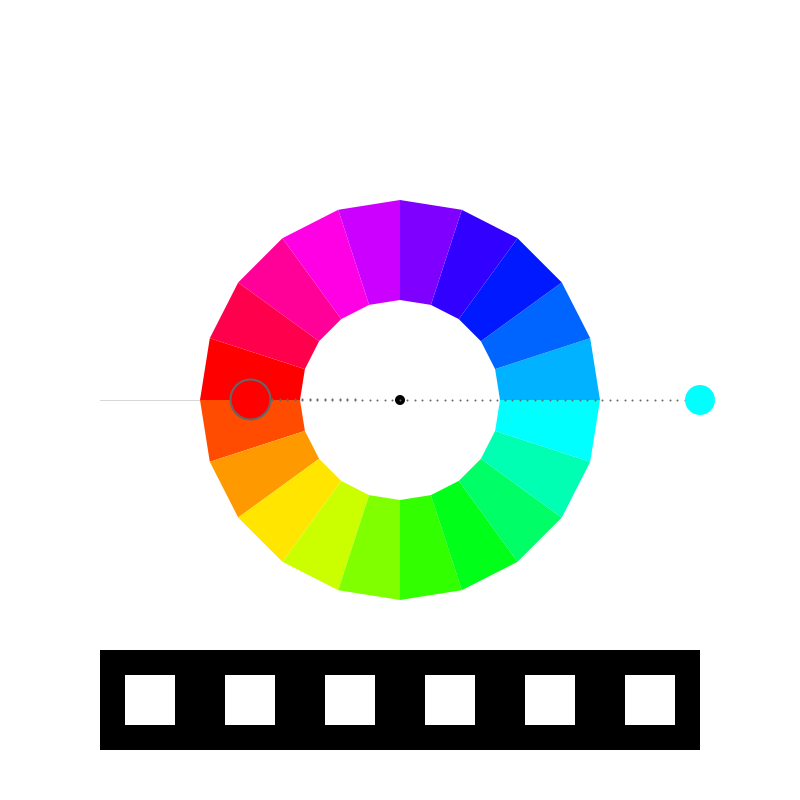
Frame 1 (no input)
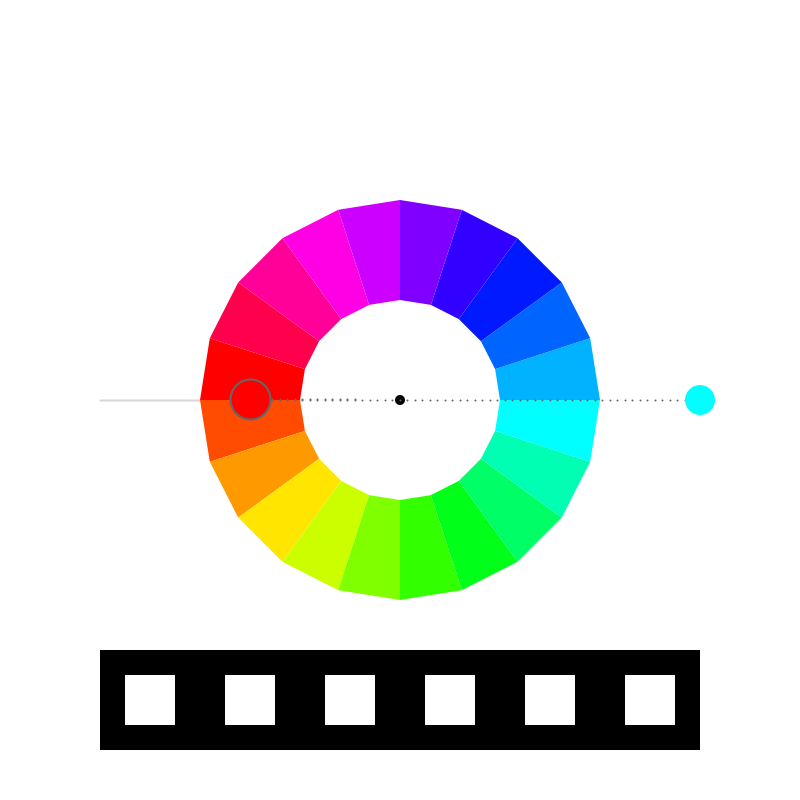
Frame 60 (the mouse pressed at the canvas centre just before this capture)
Frame 120 (the mouse held since frame 60 and released just before this capture): identical to frame 60, image omitted

The Processing sketch that drew these frames (run headless with seeded random() and noise(); from frame 60 on, the mouse is pressed at the canvas centre):

// Processing sketch: processing_152689
// ── processing_152689.pde

/*
 * Creative Coding
 * Week 4, 01 - an interactive colour wheel picker
 * by Indae Hwang and Jon McCormack
 * Copyright (c) 2014 Monash University
 *
 * This program draws an interactive colour selection wheel
 * Drag the colour circle around the hue wheel to change hue, change the distance
 * from the wheel to control brightness.
 *
 * Another colour circle is displayed showing the colour 180 degrees from the current colour
 * 
 */

// colourHandle: the user interface element to changing colours over the wheel
// It has a postion and a size
//
float colorHandleX;
float colorHandleY;
float handleSize = 30;

// boolean isLocked
// the state of handle: when the color handle is pressed, 
// color hand is locked–released as the left mouse button is released 
//
boolean isLocked = false;

// Wheel radius: inner and outer
//
float innerR = 100; // inner
float outerR = 200; // outer
float outerR2 = outerR * 1.5; // limit of the handle's "pull" range

// current and complementry colour
float hueValue = 180;
float saturationValue = 100;
float brightValue = 100;
float complementryHue = 0;

// Number of swatches and arrays to store the colours for each swatch
int swatches = 6;
float [][] swatchColour;
float [][] swatchCompColour;
int activeSwatch = 0;

void setup() {

  size(800, 800);
  colorMode(HSB, 360, 100, 100); // use HSB colour mode, H=0->360, S=0->100, B=0->100

  colorHandleX = width/2+300;
  colorHandleY = height/2;

  // set up the initial swatches
  swatchColour = new float [swatches][3];
  swatchCompColour = new float [swatches][3] ;

  for (int i=0; i<swatches; i++){
    swatchColour [i][0] = 0;
    swatchColour [i][1] = 100;
    swatchColour [i][2] = 0;
    swatchCompColour [i][0] = 0;
    swatchCompColour [i][1] = 0;
    swatchCompColour [i][2] = 100;
 
  }
}


void draw() {
  //Since were using HSB colour mode this clears the display window to white
  //         H  S  B
  background(0, 0, 100);

  // draw reference line at the 0/360 hue boundary
  stroke(0, 40);
  line(width/2 - innerR, height/2, width/2 - outerR2, height/2);

  //draw itten's color wheel - we'll use a QUAD_STRIP for this
  noStroke();
  beginShape(QUAD_STRIP);
  for (int i=0; i<=20; i++) {
    float angle = radians(18*i-90); // 20 x 18 degree steps

    //   Hue   Sat  Brightness
    fill(18*i, 100, 100);

    //outside(top)
    vertex(width/2 + outerR*sin(angle), height/2 + outerR*cos(angle) );
    //inside(down)
    vertex(width/2 + innerR*sin(angle), height/2 + innerR*cos(angle) );
  }
  endShape(CLOSE);


  // colour handle Position Update
  colorHandleUpdate();

  //draw dotted line from center to colorhandle
  dotLine(width/2, height/2, colorHandleX, colorHandleY, 40); 

  //draw color handle
  noStroke();
  fill(0);
  ellipse(width/2, height/2, 10, 10);
  
  //   Hue       Sat  Brightness
  fill(hueValue, saturationValue, brightValue);
  ellipse(colorHandleX, colorHandleY, handleSize, handleSize );

  //complementry color for colorHandle (comHand)
  float angleComHand = map( atan2(colorHandleX-width/2, colorHandleY-height/2), -PI, PI, TWO_PI, 0) + HALF_PI;
  float radiusComeHand = 150;
  float comHandX = width/2  + radiusComeHand * cos(angleComHand);
  float comHandY = height/2 + radiusComeHand * sin(angleComHand);

  //dotline from center to comHand
  dotLine(width/2, height/2, comHandX, comHandY, 20); 

  complementryHue = calculateCompHue(hueValue);

  //println("hueValue: "+hueValue + " + "+"comhue: "+complementryHue);

  fill( complementryHue, saturationValue, brightValue );
  ellipse(comHandX, comHandY, 40, 40);

  if (isLocked) {
    // set up for active swatch colour
    swatchColour [activeSwatch][0] = hueValue;
    swatchColour [activeSwatch][1] = saturationValue;
    swatchColour [activeSwatch][2] = brightValue;
    // set up for active swatch comp colour
    swatchCompColour [activeSwatch][0] = complementryHue;
    swatchCompColour [activeSwatch][1] = saturationValue;
    swatchCompColour [activeSwatch][2] = brightValue;
  }
  for (int i=0; i<swatches; i++){
     squareSwatch(100+(i*100),650,100,100,i);
  }
}

/*
 * squareSwatch
 *
 * Draw two squares and fill colour and its compliment
 *
 */
 void squareSwatch(float x, float y, float w, float h, int swatch){
  noStroke();
  fill(swatchColour [swatch][0], swatchColour [swatch][1], swatchColour [swatch][2]);  
  rect(x,y,w,h);
  fill(swatchCompColour [swatch][0], swatchCompColour [swatch][1], swatchCompColour [swatch][2]);   
  rect(x+w/4,y+h/4,w/2,h/2);
 }


/*
 * calculateCompHue
 *
 * Calculates the complimentary hue from the hue supplied
 */
float calculateCompHue(float hueValue) {

  // Calculate complimentary color with hueValue
  // The complimentary colour should be 180 degrees opposite the selected colour
  if (hueValue >= 180 && hueValue < 360) {
    return hueValue-180;
  }
  else 
    return hueValue+180;
}


/*
 * colorHandleUpdate
 *
 * Updates the position and orientation of the colour handle based on
 * mouse position when left mouse button is pressed.
 */
void colorHandleUpdate() {

  // isLocked will be true if we pressed the mouse down while over the handle
  if (isLocked) {

    // calculate angle of handle based on mouse position
    // atan2 value is in the range from pi to -pi
    float angle = atan2(mouseY-height/2, mouseX-width/2  );
    float distance = dist(mouseX, mouseY, width/2, height/2);
    float radius = constrain(distance, outerR, outerR2); 
    colorHandleX = width/2  + radius * cos(angle);
    colorHandleY = height/2 + radius * sin(angle);

    hueValue = map (degrees(angle), -180, 180, 360, 0);

    // map distance from outer edge of the wheel to saturation or brightness
    if (keyPressed) {
      saturationValue = map(radius, outerR, outerR2, 0, 100);
    } else {
      brightValue = map(radius, outerR, outerR2, 0, 100);
    }

    //Shape for the locked colorHandle 
    noStroke(); 
    fill(0, 0, 85);
    ellipse(colorHandleX, colorHandleY, handleSize+20, handleSize+20);
  }
}


/*
 * isWithinCircle
 * boolean function that returns true if the mouse is within the circle with centre (x,y) radius r
 */
boolean isWithinCircle(float x, float y, float r) {
  float distance = dist(mouseX, mouseY, x, y);
  return (distance <= r);
}

/*
 * dotLine
 * draw a dotted line from (x1,y1) to (x2,y2)
 */
void dotLine(float x1, float y1, float x2, float y2, int dotDetail) {

  for (int i=0; i<=dotDetail; i++) {
    float dotDetailFloat = (float) dotDetail;
    float dotX = lerp(x1, x2, i/dotDetailFloat);
    float dotY = lerp(y1, y2, i/dotDetailFloat);
    strokeWeight(2);
    stroke(0, 0, 40);
    point(dotX, dotY);
  }
}

/*
 * mousePressed
 * When mouse button is first pressed, check if the user has pressed over the colour handle
 * If so, set isLocked to true to lock manipulation of the handle
 *
 */
void mousePressed() {
  if (isWithinCircle(colorHandleX, colorHandleY, handleSize)) {
    isLocked = true;
  }
}

/*
 * mouseReleased
 * Unlock control of the handle
 *
 */
void mouseReleased() {
  isLocked = false;
  activeSwatch = activeSwatch + 1;
  activeSwatch = activeSwatch % swatches;
}
